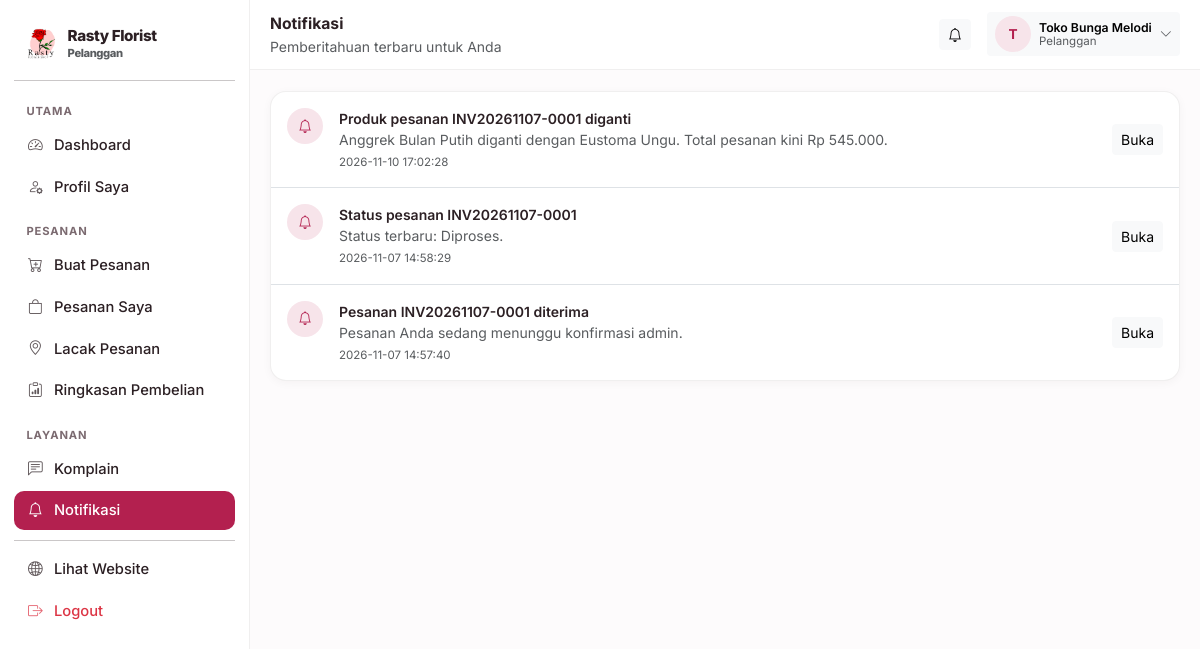
The app's page /pelanggan/notifikasi (signed in) with its own data.
### tables this page shows
CREATE TABLE settings (
    key TEXT PRIMARY KEY,
    value TEXT
);

CREATE TABLE users (
    id INTEGER PRIMARY KEY AUTOINCREMENT,
    username TEXT UNIQUE NOT NULL,
    password_hash TEXT NOT NULL,
    nama TEXT NOT NULL,
    role TEXT NOT NULL,
    telepon TEXT DEFAULT '',
    email TEXT DEFAULT '',
    alamat TEXT DEFAULT '',
    aktif INTEGER NOT NULL DEFAULT 1,
    created_at TEXT NOT NULL
);

CREATE TABLE notifications (
    id INTEGER PRIMARY KEY AUTOINCREMENT,
    role TEXT DEFAULT '',
    user_id INTEGER,
    judul TEXT NOT NULL,
    pesan TEXT DEFAULT '',
    link TEXT DEFAULT '',
    dibaca INTEGER NOT NULL DEFAULT 0,
    created_at TEXT NOT NULL
);

### blueprints/customer.py (the view)
@bp.route("/notifikasi")
def notifications():
    user = helpers.current_user()
    rows = database.query(
        "SELECT * FROM notifications WHERE user_id = ? OR role = ? ORDER BY id DESC LIMIT 100",
        (user["id"], user["role"]))
    database.execute("UPDATE notifications SET dibaca = 1 WHERE user_id = ? OR role = ?",
                     (user["id"], user["role"]))
    return render_template("customer/notifications.html", rows=rows)

### blueprints/customer.py (called while the page is built)
@bp.before_request
@helpers.role_required("pelanggan")
def guard():
    pass

### db.py (called while the page is built)
def invoice_logo_px(settings=None):
    ukuran = (settings or all_settings()).get("invoice_logo_ukuran", "sedang")
    for kunci, _label, px in INVOICE_LOGO_UKURAN:
        if kunci == ukuran:
            return px
    return 64

def katalog_dari(settings):
    return {key: settings.get(key, "1") == "1" for key, _label, _ket in KATALOG_SEKSI}

def pengiriman_metode(settings=None):
    data = settings or all_settings()
    aktif = [label for key, label, _ket in PENGIRIMAN_METODE
             if data.get(key, "1") == "1"]
    return aktif or [PENGIRIMAN_METODE[1][1]]

def jam_harian(settings=None):
    data = settings or all_settings()
    hasil = {}
    for key, _label in HARI:
        buka, tutup = JAM_BAWAAN[key]
        hasil[key] = (data.get("jam_buka_" + key, buka), data.get("jam_tutup_" + key, tutup))
    return hasil

def jam_dari(settings):
    return {key: (settings.get("jam_buka_" + key, JAM_BAWAAN[key][0]),
                  settings.get("jam_tutup_" + key, JAM_BAWAAN[key][1]))
            for key, _label in HARI}

def _jam_teks(nilai):
    return nilai.replace(":", ".")

def jam_daftar(settings=None):
    data = settings or all_settings()
    jam = jam_dari(data)
    rows = []
    for key, label in HARI:
        buka, tutup = jam[key]
        rows.append({
            "key": key,
            "label": label,
            "buka": buka,
            "tutup": tutup,
            "tutup_hari": buka == tutup or not buka or not tutup,
            "teks": "%s – %s WIB" % (_jam_teks(buka), _jam_teks(tutup)),
        })
    return rows

def jam_ringkas(settings=None):
    rows = jam_daftar(settings)
    grup = []
    for row in rows:
        nilai = "Tutup" if row["tutup_hari"] else row["teks"]
        if grup and grup[-1][1] == nilai:
            grup[-1][2] = row["label"]
        else:
            grup.append([row["label"], nilai, row["label"]])
    hasil = []
    for awal, nilai, akhir in grup:
        label = awal if awal == akhir else "%s – %s" % (awal, akhir)
        hasil.append((label, nilai))
    return hasil

def toko_buka(settings=None, saat=None):
    saat = saat or datetime.now()
    key = HARI[saat.weekday()][0]
    buka, tutup = jam_harian(settings)[key]
    try:
        jam_buka = datetime.strptime(buka, "%H:%M").time()
        jam_tutup = datetime.strptime(tutup, "%H:%M").time()
    except ValueError:
        return False
    return jam_buka <= saat.time() <= jam_tutup

### templates/customer/notifications.html (shortened to what this page needs)
{% extends "panel_base.html" %}
{% block heading %}Notifikasi{% endblock %}
{% block subheading %}Pemberitahuan terbaru untuk Anda{% endblock %}
{% block content %}
<div class="rf-card p-0 overflow-hidden">
  {% for n in rows %}
  <div class="d-flex gap-3 p-3 {% if not loop.last %}border-bottom{% endif %}">
    <div class="rf-avatar"><i class="bi bi-bell"></i></div>
    <div class="flex-grow-1">
      <div class="fw-semibold small">{{ n.judul }}</div>
      <div class="small text-muted">{{ n.pesan }}</div>
      <div class="small text-muted mt-1" style="font-size:.72rem">{{ n.created_at }}</div>
    </div>
    {% if n.link %}
    <a href="{{ n.link }}" class="btn btn-sm btn-light align-self-center">Buka</a>
    {% endif %}
  </div>
  {% else %}
  <div class="rf-empty">Belum ada notifikasi.</div>
  {% endfor %}
</div>
{% endblock %}

### templates/panel_base.html (shortened to what this page needs)
<!doctype html>
<html lang="id">
<head>
  <link href="https://cdn.jsdelivr.net/npm/bootstrap@5.3.3/dist/css/bootstrap.min.css" rel="stylesheet">
  <link href="https://cdn.jsdelivr.net/npm/bootstrap-icons@1.11.3/font/bootstrap-icons.min.css" rel="stylesheet">
</head>
<body>
<div class="rf-shell">
  <aside class="rf-sidebar" id="rfSidebar">
    <a href="{{ panel_url }}" class="d-flex align-items-center gap-2 rf-brand px-2 py-2 mb-2">
      {% if settings.logo %}
        <img src="{{ url_for('static', filename='uploads/' + settings.logo) }}" alt="Logo">
      {% else %}
        <span class="rf-brand-mark">R</span>
      {% endif %}
      <div>
        <div style="font-size:.95rem;line-height:1.1">{{ settings.nama_toko }}</div>
        <div class="small text-muted" style="font-size:.7rem">{{ ROLE_LABEL.get(current_user.role, '') }}</div>
      </div>
    </a>
    <hr class="my-2">
    <ul class="nav flex-column">
      {% for grup, item_menu in menu %}
        {% set visible = item_menu | selectattr('2', 'in', features_aktif) | list %}
        {% if visible %}
          <li class="rf-sidebar-head">{{ grup }}</li>
          {% for label, endpoint, fitur, ikon in visible %}
          <li class="nav-item">
            <a class="nav-link {% if request.endpoint == endpoint %}active{% endif %}" href="{{ url_for(endpoint) }}">
              <span class="rf-ico"><i class="bi bi-{{ ikon }}"></i></span>
              <span>{{ label }}</span>
            </a>
          </li>
          {% endfor %}
        {% endif %}
      {% endfor %}
    </ul>
    <hr class="my-2">
    <ul class="nav flex-column">
      <li class="nav-item">
        <a class="nav-link" href="{{ url_for('public.index') }}" target="_blank">
          <span class="rf-ico"><i class="bi bi-globe2"></i></span><span>Lihat Website</span>
        </a>
      </li>
      <li class="nav-item">
        <a class="nav-link text-danger" href="{{ url_for('auth.logout') }}">
          <span class="rf-ico"><i class="bi bi-box-arrow-right"></i></span><span>Logout</span>
        </a>
      </li>
    </ul>
  </aside>
  <div class="rf-main">
    <div class="rf-topbar">
      <div class="flex-grow-1">
        <div class="fw-bold" style="font-size:.98rem">{% block heading %}Panel{% endblock %}</div>
        <div class="small text-muted">{% block subheading %}{% endblock %}</div>
      </div>
      <a href="{{ notif_url or url_for('public.index') }}" class="btn btn-sm btn-light position-relative">
        <i class="bi bi-bell"></i>
      </a>
      <div class="dropdown">
        <button class="btn btn-sm btn-light d-flex align-items-center gap-2 border-0" type="button"
                data-bs-toggle="dropdown" data-bs-display="static" aria-expanded="false">
          <span class="rf-avatar">{{ current_user.nama[:1]|upper }}</span>
          <span class="d-none d-md-block small text-start" style="line-height:1.1">
            <span class="fw-semibold d-block">{{ current_user.nama }}</span>
            <span class="text-muted d-block" style="font-size:.72rem">{{ ROLE_LABEL.get(current_user.role, '') }}</span>
          </span>
          <i class="bi bi-chevron-down small text-muted"></i>
        </button>
      </div>
    </div>
    <div class="rf-content">
      {% block content %}{% endblock %}
    </div>
  </div>
</div>
</body>
</html>

### records on screen
settings: value (picture)
settings: nama_toko "Rasty Florist"
users: get "Pelanggan", nama "T", nama "Toko Bunga Melodi"
notifications: judul "Produk pesanan INV20261107-0001 diganti", pesan "Anggrek Bulan Putih diganti dengan Eustoma Ungu. Total pesanan kini Rp 545.000.", created_at "2026-11-10 17:02:28"
notifications: judul "Status pesanan INV20261107-0001", pesan "Status terbaru: Diproses.", created_at "2026-11-07 14:58:29"
notifications: judul "Pesanan INV20261107-0001 diterima", pesan "Pesanan Anda sedang menunggu konfirmasi admin.", created_at "2026-11-07 14:57:40"

### other values on screen
{{ grup }} "UTAMA" "PESANAN" "LAYANAN"
{{ label }} "Dashboard" "Profil Saya" "Buat Pesanan" "Pesanan Saya" "Lacak Pesanan" "Ringkasan Pembelian" "Komplain" "Notifikasi"
